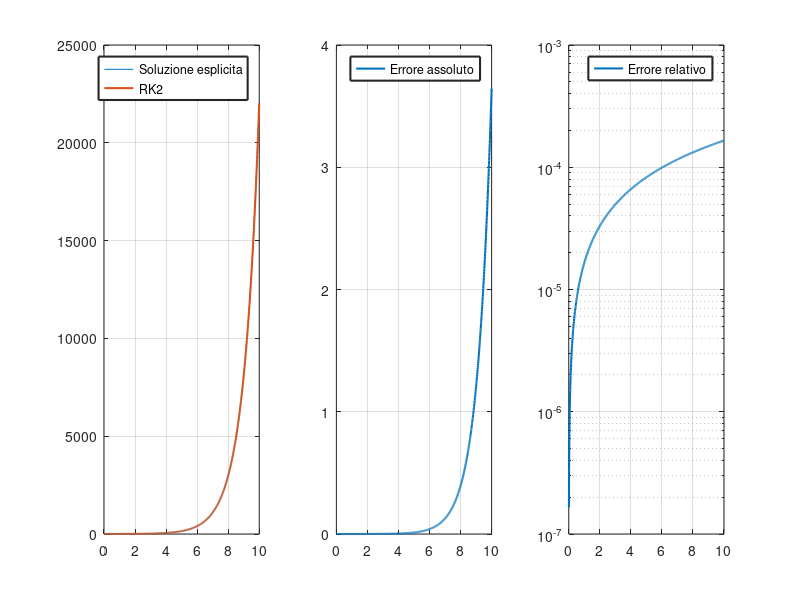

Write MATLAB code to recreate this figure. (Note: this script raises an error after producing the figure.)
% LAB GEONUMERICA 
% metodi di runge kutta
% esercitazione numero due 
clear;
clc

% COSE DA FARE: 
% provare a fare una tendina per i vari metodi 
% fare i confronti con AB3 o AB4, in termini di errore ad esempio 

% equazione 1: u_t = u

h = 0.01; %intervallo di tempo prova anche 0.1, 0.001, 0.0001
t_i = 0; %tempo iniziale
t_f = 10; %Tempo finale
u_i = 1; %condizione iniziale
t = [t_i:h:t_f]; %vettore di tempi
u(1) = u_i; % inizializzazione condizione iniziale

% soluzione esatta
uex =  u_i*exp(t); 

%RK 2 ORDINE  

tic
% scelta del metodo 
meth = 0; % può essere 0 oppure 1
if meth == 0  % metodo di heun
    c = [0,1];
    a = [0,0; 1,0];
    b = [0.5,0.5];
else   % metodo del punto medio 
    c = [0,0.5];
    a = [0,0; 1,0];
    b = [0.5,0.5];
end 
toc

s = length(c); % ciclo interno al ciclo n 
tau = zeros(s,1); % valori tempi intermedi
utilde = zeros(s,1); % valori provvisori intermedi
ftilde = zeros(s,1); % valori provvisori della funzione
u2(1)=u_i;

for i = 2:length(t)
    for j = 1:s
        tau(j) = t(i-1)+h*c(j);
        utilde(j) = u2(i-1)+h*a(j,:)*ftilde; 
        ftilde(j) = utilde(j);
    end
    u2(i) = u2(i-1) + h*b*ftilde;
end 

figure(1)
subplot(1,3,1)
plot(t,uex,t,u2,'LineWidth',1.5)
grid on;
legend('Soluzione esplicita', 'RK2','LineWidth',1.5)
subplot(1,3,2)
plot(t,abs(uex-u2),'LineWidth',1.5)
grid on;
legend('Errore assoluto','LineWidth',1.5)
subplot(1,3,3)
semilogy(t,abs(uex-u2)./u2,'LineWidth',1.5)
grid on;
legend('Errore relativo','LineWidth',1.5)
sgtitle('Runge Kutta 2° ordine')
toc 

% RK 3 ORDINE 

tic
% scelta del metodo 
method = 0; % può essere 0 oppure 1
if method == 0  % metodo di heun (3)
    c = [0,1/3,2/3];
    a = [0,0,0;1/3,0,0;0,2/3,0];
    b = [1/4,0,3/4];
elseif method == 1  % metodo RK 3
    c = [0,0.5,1];
    a = [0,0,0;0.5,0,0;0,1,0];
    b = [1/3,1/3,1/3];
elseif method == 2  % ODE 23 
    c = [0,0.5,3/4];
    a = [0,0,0;0.5,0,0;0,3/4,0];
    b = [2/9,1/3,4/9];
end 
toc

s = length(c); % ciclo interno al ciclo n 
tau = zeros(s,1); % valori tempi intermedi
utilde = zeros(s,1); % valori provvisori intermedi
ftilde = zeros(s,1); % valori provvisori della funzione
u3(1)=u_i;

for i = 2:length(t)
    for j = 1:s
        tau(j) = t(i-1)+h*c(j);
        utilde(j) = u3(i-1)+h*a(j,:)*ftilde; 
        ftilde(j) = utilde(j);
    end
    u3(i) = u3(i-1) + h*b*ftilde;
end 

figure(2)
subplot(1,3,1)
plot(t,uex,t,u3,'LineWidth',1.5)
grid on;
legend('Soluzione esplicita', 'RK3','LineWidth',1.5)
subplot(1,3,2)
plot(t,abs(uex-u3),'LineWidth',1.5)
grid on;
legend('Errore assoluto','LineWidth',1.5)
subplot(1,3,3)
semilogy(t,abs(uex-u3)./u3,'LineWidth',1.5)
grid on;
legend('Errore relativo','LineWidth',1.5)
sgtitle('Runge Kutta 3° ordine')
toc


% RK 4 ORDINE 
tic 

c = [0,0.5,0.5,1];
a = [0,0,0,0;0.5,0,0,0;0,0.5,0,0;0,0,1,0];
b = [1/6,1/3,1/3,1/6];
toc

s = length(c); % ciclo interno al ciclo n 
tau = zeros(s,1); % valori tempi intermedi
utilde = zeros(s,1); % valori provvisori intermedi
ftilde = zeros(s,1); % valori provvisori della funzione
u4(1)=u_i;

for i = 2:length(t)
    for j = 1:s
        tau(j) = t(i-1)+h*c(j);
        utilde(j) = u4(i-1)+h*a(j,:)*ftilde; 
        ftilde(j) = utilde(j);
    end
    u4(i) = u4(i-1) + h*b*ftilde;
end 


figure(3)
subplot(1,3,1)
plot(t,uex,t,u3,'LineWidth',1.5)
grid on;
legend('Soluzione esplicita', 'RK4','LineWidth',1.5)
subplot(1,3,2)
plot(t,abs(uex-u3),'LineWidth',1.5)
grid on;
legend('Errore assoluto','LineWidth',1.5)
subplot(1,3,3)
semilogy(t,abs(uex-u3)./u3,'LineWidth',1.5)
grid on;
legend('Errore relativo','LineWidth',1.5)
sgtitle('Runge Kutta 4° ordine')
toc 



























